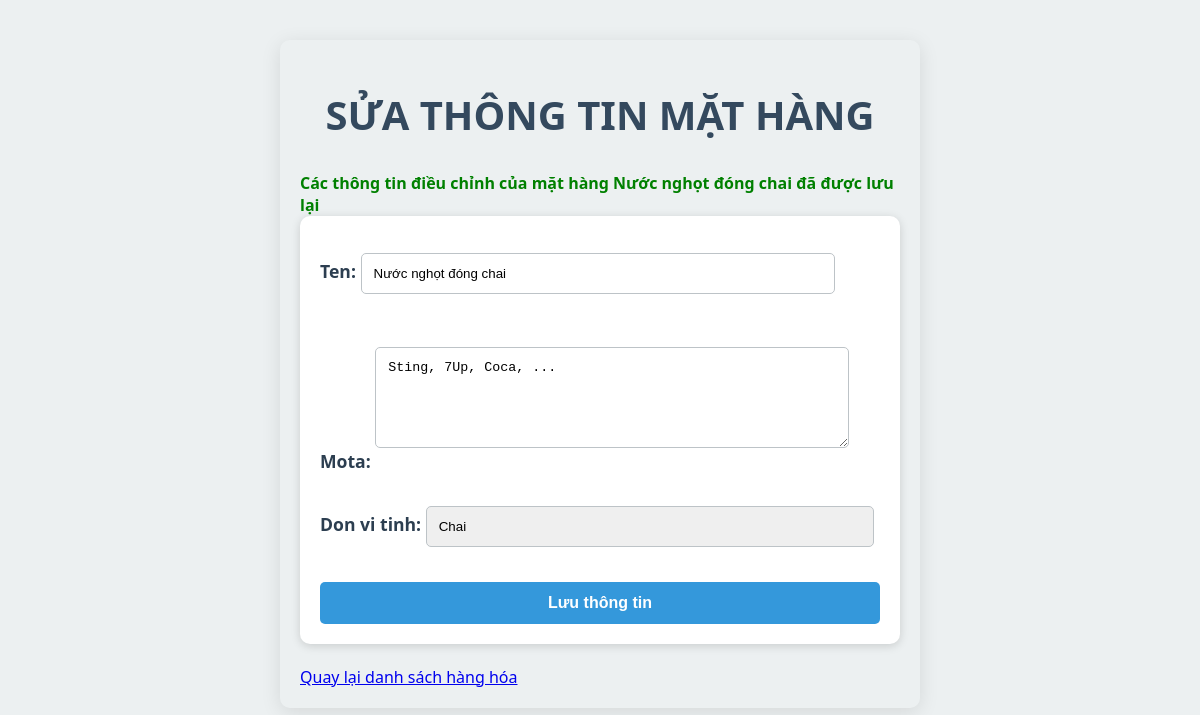
/suahanghoa/3/, run on the app's committed database.
### qlkhohang/models.py (models this page shows, shortened)
class HangHoa(models.Model):
    ten = models.CharField(max_length=200, null=False)
    mota = models.TextField(blank=True, null=True)
    class DonViTinh(models.TextChoices):
        KG = 'Kg', 'Kg'
        CAI = 'Cái', 'Cái'
        CHAI = 'Chai', 'Chai'
        HOP = 'Hộp', 'Hộp'
    don_vi_tinh = models.CharField(max_length=4, choices=DonViTinh.choices, null=False)
    kho = models.ManyToManyField(Kho, through='KhoHangHoa', related_name='hanghoa')

### qlkhohang/views.py (the view, shortened to what this page needs)
# urls.py: path('suahanghoa/', views.sushanghoa, name='them_hanghoa'),  # Thêm mới
def sushanghoa(request, id_hanghoa=None):
    if id_hanghoa:
        hanghoa = get_object_or_404(HangHoa, id=id_hanghoa)
        form = HangHoaForm(request.POST or None, instance=hanghoa)
        action = "SỬA THÔNG TIN MẶT HÀNG"
        success_message = f"Các thông tin điều chỉnh của mặt hàng {hanghoa.ten} đã được lưu lại"
    else:
        form = HangHoaForm(request.POST or None)
        action = "THÊM MỚI MẶT HÀNG"
        success_message = None
    return render(request, 'suahanghoa.html', {
        'form': form,
        'action': action,
        'success_message': success_message
    })

### qlkhohang/forms.py
class HangHoaForm(forms.ModelForm):
    class Meta:
        model = HangHoa
        fields = ['ten', 'mota', 'don_vi_tinh']  # Các trường cần có trong form
        widgets = {
            'ten': forms.TextInput(attrs={
                'class': 'form-control',
                'placeholder': 'Nhập tên'
            }),
            'mota': forms.Textarea(attrs={
                'class': 'form-control',
                'rows': 5,
                'placeholder': 'Nhập mô tả'
            }),
            'don_vi_tinh': forms.Select(attrs={
                'class': 'form-control'
            }),
        }

### qlkhohang/templates/suahanghoa.html (shortened to what this page needs)
{% load static %}
<!DOCTYPE html>
<html lang="vi">
<head>
    <link rel="stylesheet" type="text/css" href="{% static 'qlkhohang/css/suahanghoa.css' %}">
</head>
<body>
    <h1>{{ action }}</h1>
    {% if success_message %}
        <div style="color: green;">
            <strong>{{ success_message }}</strong>
        </div>
    {% endif %}
    <form method="post">
        {{ form.as_p }}
        <button type="submit">Lưu thông tin</button>
    </form>
    <br>
    <a href="{% url 'dshanghoa' %}">Quay lại danh sách hàng hóa</a>
</body>
</html>

### qlkhohang/static/qlkhohang/css/suahanghoa.css (style rules this page uses)
body { font-family: 'Segoe UI', Tahoma, Geneva, Verdana, sans-serif; background-color: #ecf0f1; margin: 40px auto; max-width: 600px; padding: 20px; box-shadow: 0 4px 20px rgba(0, 0, 0, 0.1); border-radius: 10px; }
h1 { color: #34495e; text-align: center; margin-bottom: 30px; font-size: 2.5em; font-weight: bold; text-transform: uppercase; }
form { display: flex; flex-direction: column; background-color: #ffffff; padding: 20px; border-radius: 10px; box-shadow: 0 2px 10px rgba(0, 0, 0, 0.15); }
form p { margin-bottom: 15px; font-size: 1.1em; }
label { margin-bottom: 5px; font-weight: bold; color: #2c3e50; }
input[type="text"], input[type="date"], textarea, select { width: 80%; max-width: 500px; padding: 12px; margin-bottom: 20px; border: 1px solid #bdc3c7; border-radius: 5px; transition: border-color 0.3s ease, box-shadow 0.3s ease; }
select { appearance: none; background-position: right 10px center; background-size: 12px; }
button { background-color: #3498db; color: #fff; padding: 12px; border: none; border-radius: 5px; cursor: pointer; font-size: 1em; transition: background-color 0.3s ease, transform 0.2s ease; font-weight: bold; }

### data on the page
HangHoa: ten "Nước nghọt đóng chai", mota "Sting, 7Up, Coca, ...", don_vi_tinh "Chai"

### other printed values
{{ action }} "SỬA THÔNG TIN MẶT HÀNG"
{{ success_message }} "Các thông tin điều chỉnh của mặt hàng Nước nghọt đóng chai đã được lưu lại"
